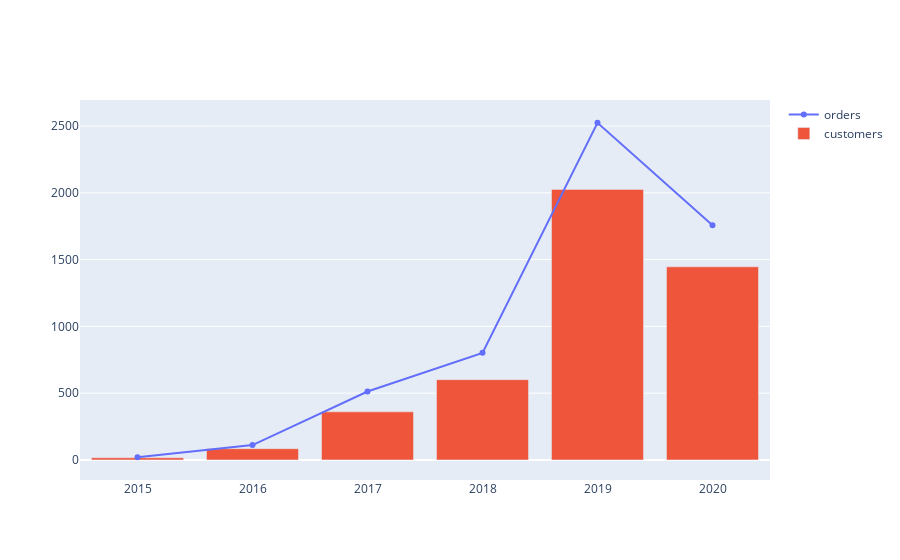

Notebook code cell kept with this figure:
### Markdown cell above
## Cacnellation Table
## 1. Is there an yearly increase in the number of new customers and orders?

### Code cell
# overlapping graph for orders and customers over years
grouped = cancel_table.groupby("userid")["customer_since"].min().reset_index()
grouped["start_year"] = grouped["customer_since"].dt.year
customer_grouped = grouped.groupby("start_year")["userid"].count().reset_index()

grouped = cancel_table.copy()
grouped["start_year"] = grouped["customer_since"].dt.year
year_grouped = grouped.groupby("start_year")["orderid"].count().reset_index()

trace1 = go.Scatter(
    x = year_grouped["start_year"],
    y = year_grouped["orderid"],
    name = "orders"
)

trace2 = go.Bar(
    x = customer_grouped["start_year"],
    y = customer_grouped["userid"],
    name = "customers"
    
)

data = [trace1, trace2]
fig = go.Figure(data = data)
fig.show()

### Figure 1 — Plotly figure (JSON) as saved in the notebook; plotly's stock layout.template omitted (floating-point values rounded to 4 significant figures)
{"data": [{"name": "orders", "type": "scatter", "x": [2015, 2016, 2017, 2018, 2019, 2020], "y": [20, 111, 512, 802, 2525, 1758]}, {"name": "customers", "type": "bar", "x": [2015, 2016, 2017, 2018, 2019, 2020], "y": [16, 84, 360, 601, 2026, 1446]}], "layout": {}}
